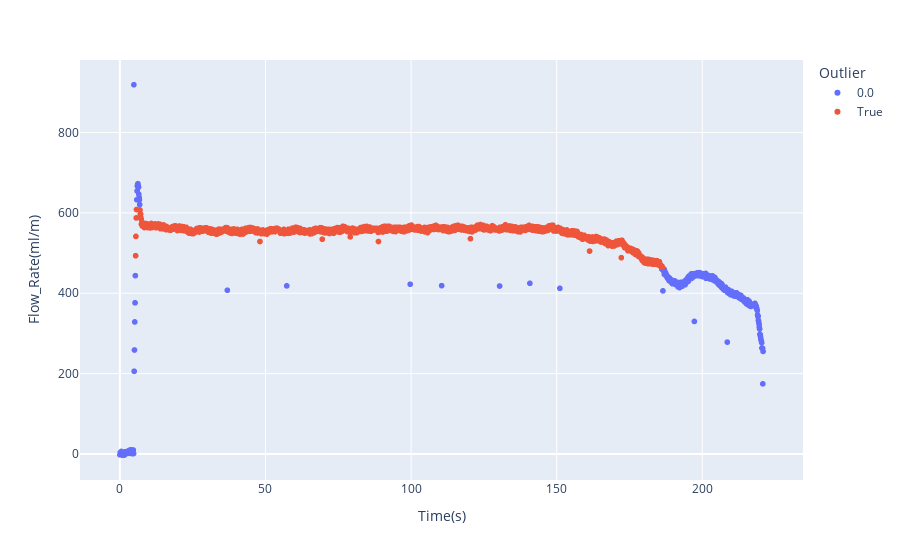

The notebook cell this image was saved under:
### Markdown cell above
Looks like we removed some. But lets try another method.

### Code cell
df_removed = df_example.copy()
df_removed['Outlier'] = np.zeros(len(df_example))

df_removed = remove_outlier_IQR(df_removed)
px.scatter(data_frame = df_removed, x = 'Time(s)', y = 'Flow_Rate(ml/m)', color = 'Outlier')

### Figure 1 — Plotly figure (JSON) as saved in the notebook; plotly's stock layout.template omitted (floating-point values rounded to 4 significant figures; data arrays with more than 128 entries replaced by an {"elided": "..."} marker saying what was removed)
{"data": [{"hovertemplate": "Outlier=0.0<br>Time(s)=%{x}<br>Flow_Rate(ml/m)=%{y}<extra></extra>", "legendgroup": "0.0", "marker": {"color": "#636efa", "symbol": "circle"}, "mode": "markers", "name": "0.0", "showlegend": true, "type": "scattergl", "x": {"elided": "419 float values"}, "xaxis": "x", "y": {"elided": "419 float values"}, "yaxis": "y"}, {"hovertemplate": "Outlier=True<br>Time(s)=%{x}<br>Flow_Rate(ml/m)=%{y}<extra></extra>", "legendgroup": "True", "marker": {"color": "#EF553B", "symbol": "circle"}, "mode": "markers", "name": "True", "showlegend": true, "type": "scattergl", "x": {"elided": "1791 float values"}, "xaxis": "x", "y": {"elided": "1791 float values"}, "yaxis": "y"}], "layout": {"legend": {"title": {"text": "Outlier"}, "tracegroupgap": 0}, "margin": {"t": 60}, "xaxis": {"anchor": "y", "domain": [0, 1], "title": {"text": "Time(s)"}}, "yaxis": {"anchor": "x", "domain": [0, 1], "title": {"text": "Flow_Rate(ml/m)"}}}}
